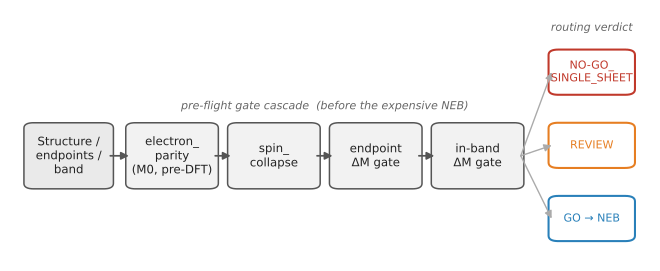

Source code (Python):
#!/usr/bin/env python3
"""Figure 1 — the layered pre-flight pipeline (regenerated 2026-06-06, v2).

v2: rebalanced left (gate cascade) vs right (routing-verdict column) so the right
side is no longer compressed/overlapping; verdict boxes widened and spaced; the
"routing verdict" label sits clear above them; forward fan-out arrows. Run:
  python fig1_pipeline.py   ->  fig1_pipeline.pdf
"""
import matplotlib
matplotlib.use("Agg")
import matplotlib.pyplot as plt
from matplotlib.patches import FancyBboxPatch, FancyArrowPatch

plt.rcParams.update({"font.family": "DejaVu Sans", "font.size": 9})

fig, ax = plt.subplots(figsize=(8.0, 3.0))
ax.set_xlim(0, 100)
ax.set_ylim(0, 44)
ax.axis("off")

INK = "#222222"

def box(x, y, w, h, text, fc="#f2f2f2", ec="#555555", fs=8.5, tc=INK, lw=1.1):
    ax.add_patch(FancyBboxPatch(
        (x, y), w, h, boxstyle="round,pad=0.5,rounding_size=1.6",
        linewidth=lw, edgecolor=ec, facecolor=fc, mutation_aspect=0.65))
    ax.text(x + w / 2, y + h / 2, text, ha="center", va="center",
            fontsize=fs, color=tc, zorder=5)

def arrow(x0, y0, x1, y1, color="#555555", lw=1.3):
    ax.add_patch(FancyArrowPatch((x0, y0), (x1, y1), arrowstyle="-|>",
                 mutation_scale=11, linewidth=lw, color=color,
                 shrinkA=0, shrinkB=0))

YC, BH = 12.0, 12.0          # gate-row bottom, gate height (centre = 18)
ymid = YC + BH / 2

# --- input + 4 gates across the left/centre (x: 1 .. 81) ---
box(1.0, YC, 13.5, BH, "Structure /\nendpoints /\nband", fc="#eaeaea")
gx, gw, gap = 17.5, 14.0, 2.5
labels = ["electron_\nparity\n(M0, pre-DFT)", "spin_\ncollapse",
          "endpoint\nΔM gate", "in-band\nΔM gate"]
xs = [gx + i * (gw + gap) for i in range(4)]
for x, lab in zip(xs, labels):
    box(x, YC, gw, BH, lab, fc="#f2f2f2")

# cascade arrows (input -> g1 -> ... -> g4)
arrow(14.5, ymid, xs[0], ymid)
for i in range(3):
    arrow(xs[i] + gw, ymid, xs[i + 1], ymid)

ax.text((xs[0] + xs[-1] + gw) / 2, 27.5,
        "pre-flight gate cascade  (before the expensive NEB)",
        ha="center", va="center", fontsize=8, style="italic", color="#666666")

# --- routing-verdict column (right: x 86 .. 99) ---
vx, vw, vh = 86.0, 13.0, 8.0
last_right = xs[-1] + gw            # right edge of in-band gate (= 81)
verdicts = [
    (30.0, "NO-GO_\nSINGLE_SHEET", "#c0392b"),
    (16.0, "REVIEW", "#e67e22"),
    (2.0,  "GO → NEB", "#2980b9"),
]
for vy, lab, col in verdicts:
    box(vx, vy, vw, vh, lab, fc="white", ec=col, tc=col, fs=8, lw=1.5)
    arrow(last_right, ymid, vx, vy + vh / 2, color="#aaaaaa", lw=1.0)

ax.text(vx + vw / 2, 42.5, "routing verdict", ha="center", va="center",
        fontsize=8, style="italic", color="#666666")

fig.savefig("fig1_pipeline.pdf", bbox_inches="tight", pad_inches=0.2)
print("wrote fig1_pipeline.pdf")
